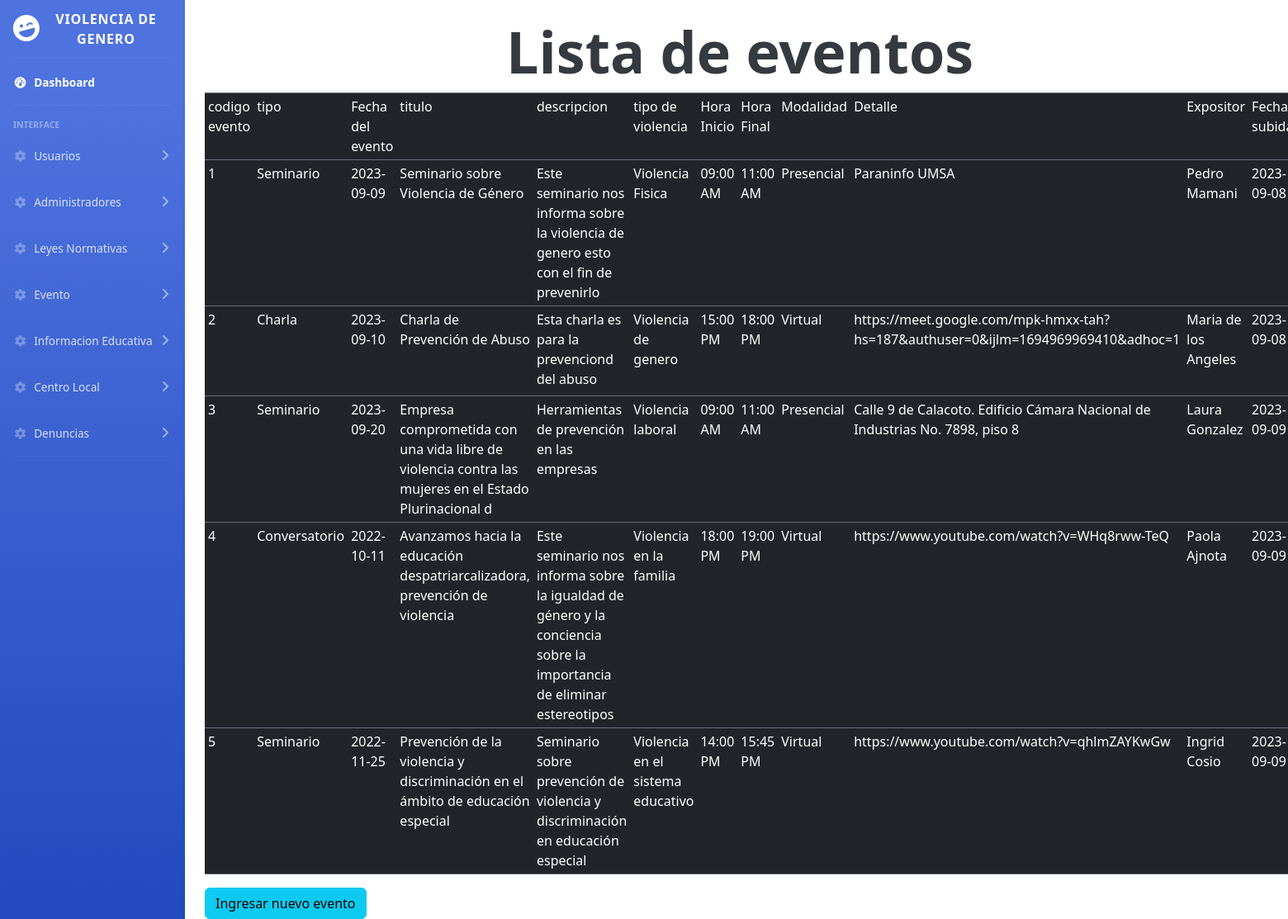
The app's page /controlador/eventoLista.php with its own data.
### tables this page shows
CREATE TABLE `evento` (
  `codEvento` int(11) NOT NULL,
  `tipo` varchar(90) DEFAULT NULL,
  `fecha` date DEFAULT NULL,
  `titulo` varchar(100) DEFAULT NULL,
  `descripcion` varchar(200) DEFAULT NULL,
  `tipoViolencia` varchar(120) DEFAULT NULL,
  `horaInicio` varchar(20) DEFAULT NULL,
  `horaFinal` varchar(20) DEFAULT NULL,
  `modalidad` varchar(20) DEFAULT NULL,
  `detalleEvento` varchar(120) DEFAULT NULL,
  `expositor` varchar(120) DEFAULT NULL,
  `fechaSubida` date DEFAULT NULL,
  `rutaDirectorio` varchar(120) DEFAULT NULL,
  `ci` int(11) DEFAULT NULL
);

### controlador/eventoLista.php (called while the page is built, shortened)
<?php
    include("../vista/dashboard_admin/head.php");
    include("../vista/dashboard_admin/sidebar.php");
    include("../modelo/EventoClase.php");
    $car=new Evento("","","","","","","","","","","","","");
    $res=$car->lista();
    include("../vista/Eventos/EventoLista.php");
    include("../vista/dashboard_admin/footer.php");
?>

### modelo/EventoClase.php (called while the page is built, shortened)
<?php
class Evento{
    private $codEvento;
    public function lista(){
        $db=new Conexion();
        $sql=$db->query("SELECT * FROM evento");
        return ($sql);
    }public function lista_especifica(){
        $db=new Conexion();
        $sql=$db->query("SELECT * FROM evento where codEvento=$this->codEvento");
        return ($sql);
    }
    public function setCodEvento($codEvento){
        $this->codEvento=$codEvento;
    }
}
?>

### vista/Eventos/EventoLista.php (the view, shortened to what this page needs)
<div class="container-fluid">
<div class="container">
    <h2 style="color: #343a40; text-align: center; margin-top: 20px; font-size: 70px; font-weight: bold;">Lista de eventos</h2>
        <table  class="table table-dark table-sm" >
            <tr>
                <td>codigo evento</td>
                <td>tipo</td>
                <td>Fecha del evento</td>
                <td>titulo</td>
                <td>descripcion</td>
                <td>tipo de violencia</td>
                <td>Hora Inicio</td>
                <td>Hora Final</td>
                <td>Modalidad</td>
                <td>Detalle</td>
                <td>Expositor</td>
                <td>Fecha subida</td>
            </tr>
            <?php
                while($reg=mysqli_fetch_array($res)){
                    echo "<tr>";
                    echo "<td>".$reg['codEvento']."</td>";
                    echo "<td>".$reg['tipo']."</td>";
                    echo "<td>".$reg['fecha']."</td>";
                    echo "<td>".$reg['titulo']."</td>";
                    echo "<td>".$reg['descripcion']."</td>";
                    echo "<td>".$reg['tipoViolencia']."</td>";
                    echo "<td>".$reg['horaInicio']."</td>";
                    echo "<td>".$reg['horaFinal']."</td>";
                    echo "<td>".$reg['modalidad']."</td>";
                    echo "<td>".$reg['detalleEvento']."</td>";
                    echo "<td>".$reg['expositor']."</td>";
                    echo "<td>".$reg['fechaSubida']."</td>";
                    echo "</tr>";
                }
            ?>
        </table>
    <button type="button" class="btn btn-info" onclick="window.location.href='../controlador/eventoRegistro.php'">Ingresar nuevo evento</button>
    </div>
    </div>
</body>
</html>

### records on screen
evento: codEvento "1", tipo "Seminario", fecha "2023-09-09", titulo "Seminario sobre Violencia de Género", descripcion "Este seminario nos informa sobre la violencia de genero esto con el fin de prevenirlo", tipoViolencia "Violencia Fisica", horaInicio "09:00 AM", horaFinal "11:00 AM", modalidad "Presencial", detalleEvento "Paraninfo UMSA", expositor "Pedro Mamani", fechaSubida "2023-09-08"
evento: codEvento "2", tipo "Charla", fecha "2023-09-10", titulo "Charla de Prevención de Abuso", descripcion "Esta charla es para la prevenciond del abuso", tipoViolencia "Violencia de genero", horaInicio "15:00 PM", horaFinal "18:00 PM", modalidad "Virtual", detalleEvento "https://meet.google.com/mpk-hmxx-tah?hs=187&authuser=0&ijlm=1694969969410&adhoc=1", expositor "Maria de los Angeles", fechaSubida "2023-09-08"
evento: codEvento "3", tipo "Seminario", fecha "2023-09-20", titulo "Empresa comprometida con una vida libre de violencia contra las mujeres en el Estado Plurinacional d", descripcion "Herramientas de prevención en las empresas", tipoViolencia "Violencia laboral", horaInicio "09:00 AM", horaFinal "11:00 AM", modalidad "Presencial", detalleEvento "Calle 9 de Calacoto. Edificio Cámara Nacional de Industrias No. 7898, piso 8", expositor "Laura Gonzalez", fechaSubida "2023-09-09"
evento: codEvento "4", tipo "Conversatorio", fecha "2022-10-11", titulo "Avanzamos hacia la educación despatriarcalizadora, prevención de violencia", descripcion "Este seminario nos informa sobre la igualdad de género y la conciencia sobre la importancia de eliminar estereotipos", tipoViolencia "Violencia en la familia", horaInicio "18:00 PM", horaFinal "19:00 PM", modalidad "Virtual", detalleEvento "https://www.youtube.com/watch?v=WHq8rww-TeQ", expositor "Paola Ajnota", fechaSubida "2023-09-09"
evento: codEvento "5", tipo "Seminario", fecha "2022-11-25", titulo "Prevención de la violencia y discriminación en el ámbito de educación especial", descripcion "Seminario sobre prevención de violencia y discriminación en educación especial", tipoViolencia "Violencia en el sistema educativo", horaInicio "14:00 PM", horaFinal "15:45 PM", modalidad "Virtual", detalleEvento "https://www.youtube.com/watch?v=qhlmZAYKwGw", expositor "Ingrid Cosio", fechaSubida "2023-09-09"
